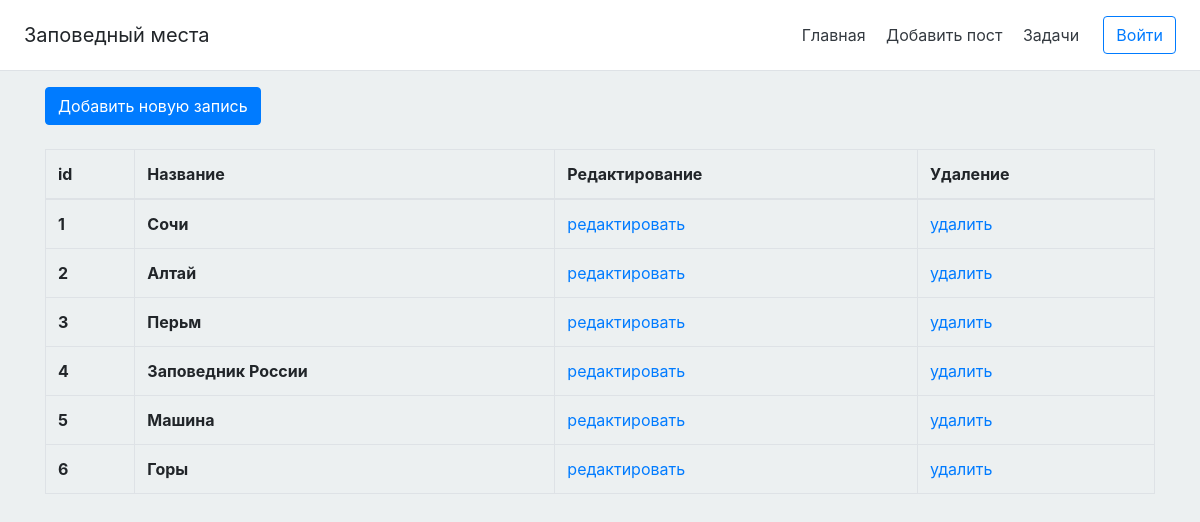
The app's page /main with its own data.
### main/models.py (models this page shows, shortened)
class Post(models.Model):
    title = models.CharField('Название', max_length=150)
    Anons = models.CharField('Анонс', max_length=250)
    image = models.ImageField('Путь_Фотки')
    class Meta:
        verbose_name = 'Пост'
        verbose_name_plural = 'Посты'

### main/views.py (the view)
# urls.py: path('main', views.Main.as_view(), name='main_g'),
class Main(CreateView):
    model = Post
    form_class = PostForm
    template_name = 'main/main.html'
    success_url = reverse_lazy('main_g')
    success_msg = 'Запись создана'
    def get_context_data(self, **kwargs):
        kwargs['model'] = Post.objects.all()
        return super().get_context_data(**kwargs)

### main/templates/main/main.html (shortened to what this page needs)
{% extends 'main/loaut.html' %}
{% block content %}
<button type="button" class="btn btn-primary" data-toggle="modal" data-target="#exampleModal">
  Добавить новую запись
</button>
<table class="table table-bordered mt-4 table-hover">
  <thead>
    <tr>
      <th scope="col">id</th>
      <th scope="col">Название</th>
      <th scope="col">Редактирование</th>
      <th scope="col">Удаление</th>
    </tr>
  </thead>
  <tbody>
  {% for i in model%}
    <tr>
        <th>{{i.id}}</th>
        <th>{{i.title}}</th>
        <td><a href="">редактировать</a></td>
        <td><a href="">удалить</a></td>
    </tr>
  {% endfor %}
  </tbody>
</table>
{% endblock content %}

### records on screen
Post: id "1", title "Сочи"
Post: id "2", title "Алтай"
Post: id "3", title "Перьм"
Post: id "4", title "Заповедник России"
Post: id "5", title "Машина"
Post: id "6", title "Горы"
